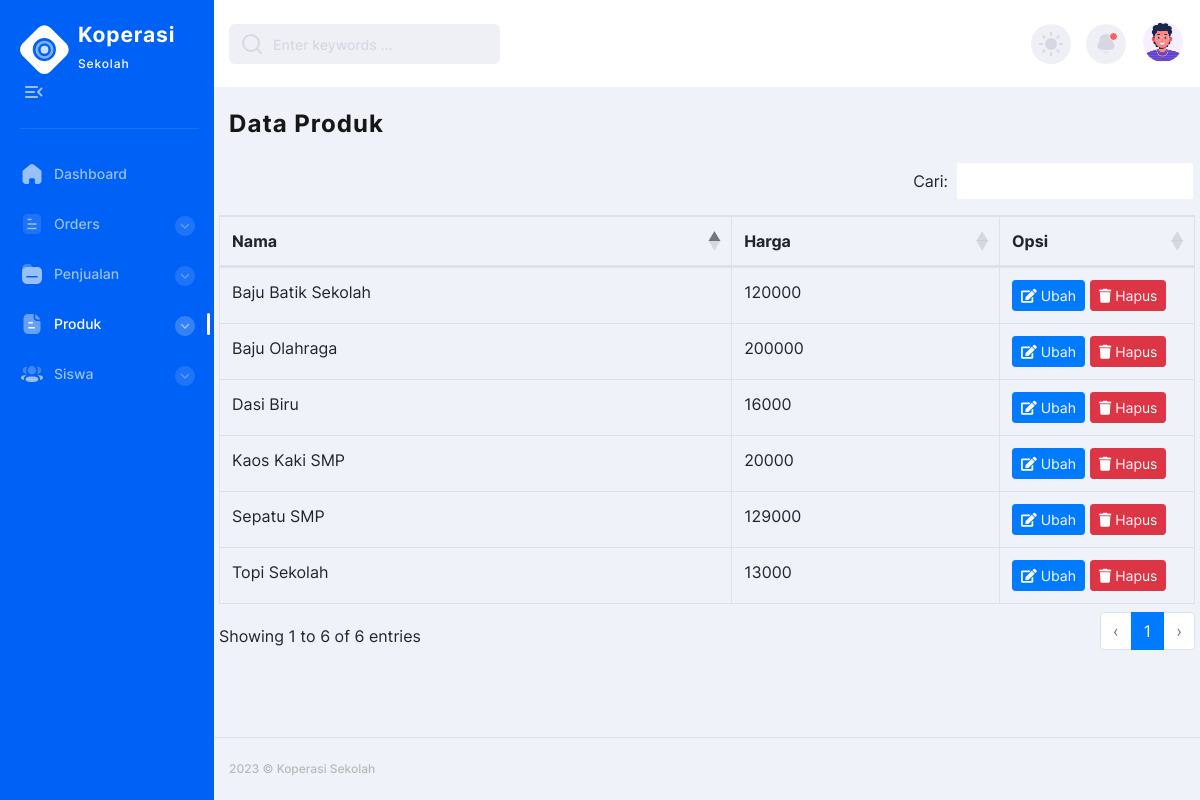
The app's page /admin/produk.php with its own data.
### tables this page shows
CREATE TABLE `produk` (
  `id` int(11) UNSIGNED NOT NULL,
  `nama` char(50) NOT NULL,
  `harga` int(12) NOT NULL,
  `gambar` varchar(50) NOT NULL
);

### functions.php (called while the page is built, shortened)
<?php
function getProducts() {
    global $conn;
    $query = "SELECT * FROM produk";
    $result = $conn->query($query);
    $products = array();
    if ($result->num_rows > 0) {
        while ($row = $result->fetch_assoc()) {
            $products[] = $row;
        }
    }
    return $products;
}
?>

### admin/produk.php (the view, shortened to what this page needs)
<?php
require_once './../config.php';
require_once './../functions.php';
?>
<!DOCTYPE html>
<html lang="en">
<head>
  <link rel="stylesheet" type="text/css" href="https://stackpath.bootstrapcdn.com/bootstrap/4.5.2/css/bootstrap.min.css">
  <link rel="stylesheet" href="https://cdnjs.cloudflare.com/ajax/libs/font-awesome/5.15.3/css/all.min.css">
  <link rel="stylesheet" href="../assets/css/style.min.css">
  <link rel="stylesheet" type="text/css" href="https://cdn.datatables.net/1.10.25/css/dataTables.bootstrap4.min.css">
</head>
<body>
  <div class="page-flex">
    <?php require_once "menu-main.php"; ?>
    <div class="main-wrapper">
      <?php require_once "menu-navbar.php"; ?>
      <main class="main users chart-page" id="skip-target">
        <div class="container">
          <h2 class="main-title">Data Produk</h2>
          <div class="row">
            <div class="col-lg-12">
              <div class="products-table">
                <table id="productsTable" class="table table-hover table-bordered">
                  <thead>
                    <tr>
                      <th>Nama</th>
                      <th>Harga</th>
                      <th width="20%">Opsi</th>
                    </tr>
                  </thead>
                  <tbody>
                    <?php
                    $products = getProducts();
                    foreach ($products as $product) {
                      echo '<tr>';
                      echo '<td>' . $product['nama'] . '</td>';
                      echo '<td>' . $product['harga'] . '</td>';
                      echo '<td>';
                      echo '<a class="btn btn-sm btn-primary" style="margin-right:5px" href="produk-edit.php?id=' . $product['id'] . '"><i class="fas fa-edit"> </i> Ubah</a>';
                      echo '<a class="btn btn-sm btn-danger" href="delete_user.php?id=' . $product['id'] . '"><i class="fas fa-trash"></i> Hapus</a>';
                      echo '</td>';
                      echo '</tr>';
                    }
                    ?>
                  </tbody>
                </table>
              </div>
            </div>
          </div>
        </div>
      </main>
      <footer class="footer">
        <div class="container footer--flex">
          <div class="footer-start">
            <p>2023 © Koperasi Sekolah</p>
          </div>
        </div>
      </footer>
    </div>
  </div>
</body>
</html>

### admin/menu-main.php (shortened to what this page needs)
<aside class="sidebar">
    <div class="sidebar-start">
        <div class="sidebar-head">
            <a href="/" class="logo-wrapper" title="Home">
                <span class="icon logo" aria-hidden="true"></span>
                <div class="logo-text">
                    <span class="logo-title">Koperasi</span>
                    <span class="logo-subtitle">Sekolah</span>
                </div>
            </a>
            <button class="sidebar-toggle transparent-btn" title="Menu" type="button">
                <span class="icon menu-toggle" aria-hidden="true"></span>
            </button>
        </div>
      <?php require_once "menu-sidebar.php"; ?>
    </div>
</aside>

### admin/menu-sidebar.php (shortened to what this page needs)
<div class="sidebar-body">
    <ul class="sidebar-body-menu">
        <li>
            <a <?php if ($_SERVER['REQUEST_URI'] == '/koperasi/admin/index.php') echo 'class="active"'; ?> href="/koperasi/admin/index.php">
                <span class="icon home" aria-hidden="true"></span>Dashboard
            </a>
        </li>
        <li>
            <a class="show-cat-btn <?php if ($_SERVER['REQUEST_URI'] == '/koperasi/admin/order.php' || $_SERVER['REQUEST_URI'] == '/koperasi/admin/order-pending.php'|| $_SERVER['REQUEST_URI'] == '/koperasi/admin/order-send.php') echo 'active'; ?>" href="##">
                <span class="icon document" aria-hidden="true"></span>Orders
                <span class="category__btn transparent-btn" title="Open list">
                    <span class="icon arrow-down" aria-hidden="true"></span>
                </span>
            </a>
            <ul class="cat-sub-menu">
                <li>
                </li>
                <li>
                </li>
                <li>
                </li>
            </ul>
        </li>
        <li>
            <a class="show-cat-btn <?php if ($_SERVER['REQUEST_URI'] == '/koperasi/admin/penjualan.php') echo 'active'; ?>" href="##">
                <span class="icon folder" aria-hidden="true"></span>Penjualan
                <span class="category__btn transparent-btn" title="Open list">
                    <span class="icon arrow-down" aria-hidden="true"></span>
                </span>
            </a>
            <ul class="cat-sub-menu">
                <li>
                </li>
            </ul>
        </li>
        <li>
            <a class="show-cat-btn <?php if ($_SERVER['REQUEST_URI'] == '/koperasi/admin/produk.php' || $_SERVER['REQUEST_URI'] == '/koperasi/admin/produk-add.php' || $_SERVER['REQUEST_URI'] == '/koperasi/admin/produk-edit.php') echo 'active'; ?>" href="##">
                <span class="icon paper" aria-hidden="true"></span>Produk
                <span class="category__btn transparent-btn" title="Open list">
                    <span class="icon arrow-down" aria-hidden="true"></span>
                </span>
            </a>
            <ul class="cat-sub-menu">
                <li>
                </li>
                <li>
                </li>
            </ul>
        </li>
        <li>
            <a class="show-cat-btn <?php if ($_SERVER['REQUEST_URI'] == '/koperasi/admin/siswa.php' || $_SERVER['REQUEST_URI'] == '/koperasi/admin/siswa-add.php' || $_SERVER['REQUEST_URI'] == '/koperasi/admin/siswa-edit.php') echo 'active'; ?>" href="##">
                <span class="icon user-3" aria-hidden="true"></span>Siswa
                <span class="category__btn transparent-btn" title="Open list">
                    <span class="icon arrow-down" aria-hidden="true"></span>
                </span>
            </a>
            <ul class="cat-sub-menu">
                <li>
                </li>
                <li>
                </li>
            </ul>
        </li>
    </ul>
</div>

### admin/menu-navbar.php (shortened to what this page needs)
<nav class="main-nav--bg">
  <div class="container main-nav">
    <div class="main-nav-start">
      <div class="search-wrapper">
        <i data-feather="search" aria-hidden="true"></i>
        <input type="text" placeholder="Enter keywords ..." required>
      </div>
    </div>
  <div class="main-nav-end">
    <button class="theme-switcher gray-circle-btn" type="button" title="Switch theme">
      <i class="sun-icon" data-feather="sun" aria-hidden="true"></i>
    </button>
    <div class="notification-wrapper">
      <button class="gray-circle-btn dropdown-btn" title="To messages" type="button">
        <span class="icon notification active" aria-hidden="true"></span>
      </button>
    </div>
    <div class="nav-user-wrapper">
      <button href="##" class="nav-user-btn dropdown-btn" title="My profile" type="button">
        <span class="nav-user-img">
          <picture><source srcset="../assets/img/avatar/avatar-illustrated-02.webp" type="image/webp"><img src="../assets/img/avatar/avatar-illustrated-02.png" alt="User name"></picture>
        </span>
      </button>
      </div>
    </div>
  </div>
</nav>

### records on screen
produk: nama "Dasi Biru", harga "16000"
produk: nama "Topi Sekolah", harga "13000"
produk: nama "Kaos Kaki SMP", harga "20000"
produk: nama "Baju Batik Sekolah", harga "120000"
produk: nama "Sepatu SMP", harga "129000"
produk: nama "Baju Olahraga", harga "200000"
